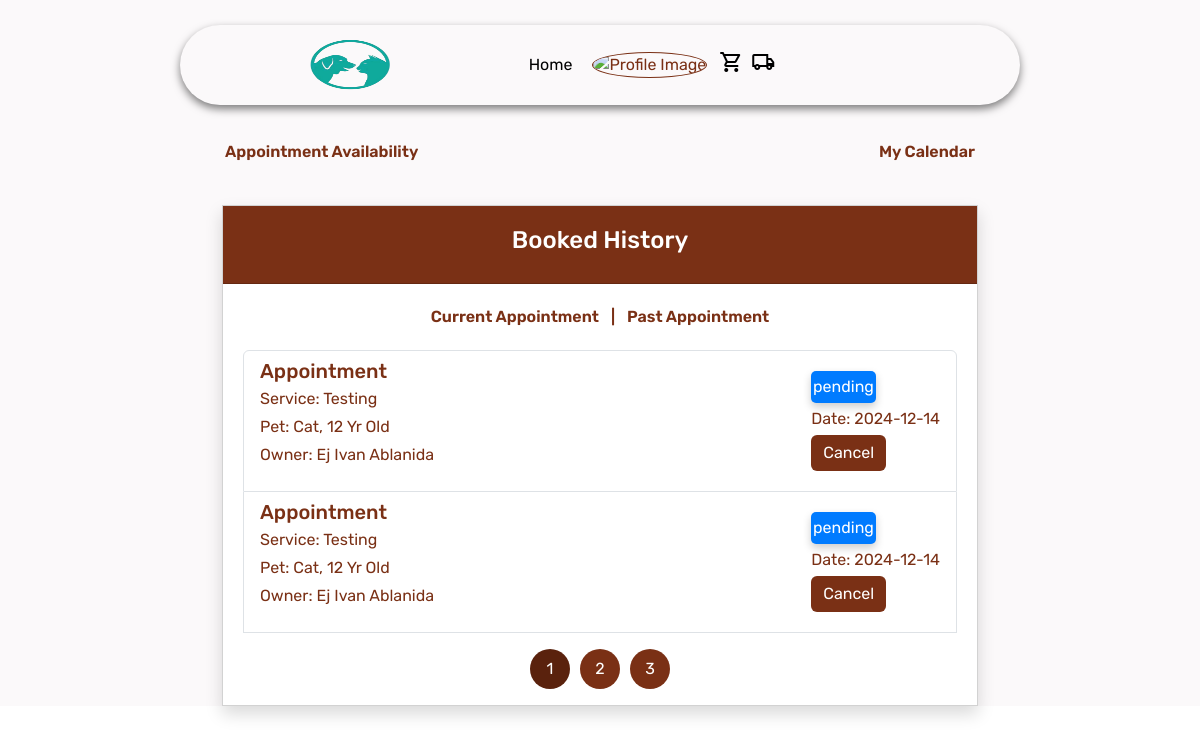
Screenshot of /features/users/web/api/my-app.php (signed in) with the database file from the repository.
### tables this page shows
CREATE TABLE `appointment` (
  `id` int(11) NOT NULL,
  `status` enum('pending','waiting','on-going','finish','cancel') NOT NULL DEFAULT 'pending',
  `owner_name` varchar(255) NOT NULL,
  `contact_num` varchar(20) NOT NULL,
  `email` varchar(255) NOT NULL,
  `barangay` varchar(255) DEFAULT NULL,
  `pet_type` varchar(50) NOT NULL,
  `breed` varchar(100) DEFAULT NULL,
  `age` int(11) DEFAULT NULL,
  `service_category` varchar(50) NOT NULL,
  `service` varchar(255) NOT NULL,
  `payment_option` varchar(50) DEFAULT NULL,
  `payment` decimal(10,2) NOT NULL,
  `appointment_time` time NOT NULL,
  `appointment_date` date NOT NULL,
  `created_at` timestamp NOT NULL DEFAULT current_timestamp(),
  `latitude` decimal(10,8) DEFAULT NULL,
  `longitude` decimal(11,8) DEFAULT NULL,
  `add_info` varchar(255) NOT NULL,
  `gcash_image` varchar(255) DEFAULT NULL,
  `gcash_reference` varchar(255) DEFAULT NULL
);

### features/users/web/api/my-app.php (the view, shortened to what this page needs)
<!DOCTYPE html>
<html lang="en">
<head>
  <link href="https://cdn.jsdelivr.net/npm/bootstrap@5.3.3/dist/css/bootstrap.min.css" rel="stylesheet"
>
  <link href="https://cdnjs.cloudflare.com/ajax/libs/font-awesome/6.4.0/css/all.min.css" rel="stylesheet">
  <link rel="stylesheet" href="../../css/appointment.css">
  <link href="https://cdn.jsdelivr.net/npm/fullcalendar@5.11.3/main.min.css" rel="stylesheet">
</head>
<?php
if (isset($_SESSION['email']) && isset($_SESSION['profile_picture'])) {
    $email = $_SESSION['email'];
} else {
    header("Location: ../../web/api/login.php");
    exit();
}
?>
<body onload="initAutocomplete()">
<div class="navbar-container">
<nav class="navbar navbar-expand-lg navbar-light">
            <div class="container">
            <a class="navbar-brand d-none d-lg-block" href="#">
                    <img src="../../../../assets/img/logo.png" alt="Logo" width="30" height="30">
                </a>
                <div class="collapse navbar-collapse justify-content-center" id="navbarNav">
                    <ul class="navbar-nav">
                        <li class="nav-item">
                            <a class="nav-link" href="../../../../index.php">Home</a>
                        </li>
                    </ul>
                    <div class="d-flex ml-auto">
                        <?php if ($email): ?>
                            <div class="dropdown second-dropdown">
                                <button class="btn" type="button" id="dropdownMenuButton2" data-bs-toggle="dropdown" aria-expanded="false">
                                <img src="../../../../assets/img/<?php echo htmlspecialchars($_SESSION['profile_picture']); ?>" alt="Profile Image" class="profile">
                                </button>
                            </div>
                    <div class="d-flex justify-content-center align-items-center gap-2">
                        <a href="../../function/php/update_cart_status.php" class="header-cart">
                            <span class="material-symbols-outlined">
                            </span>
                        </a>
                                <a href="my-orders.php" class="header-cart">
                                    <span class="material-symbols-outlined">
                                    </span>
                                </a>
                            </div>
                            </div>
                        <?php else: ?>
                            <a href="features/users/web/api/login.php" class="btn-theme" type="button">Login</a>
                        <?php endif; ?>
                    </div>
        </nav>
    </div>
  <section class="appointment">
    <div class="content date">
      <div class="col-md-8 col-11 app">
        <div class="appoints">
          <button>Appointment Availability</button>
          <a href="appointment.php" class="appoint" id="toggleViewBtn">My Calendar</a>
        </div>
      </div>
    </div>
  </section>
  <section class="booked-history" id="bookedHistorySection">
    <div class="container">
      <div class="row justify-content-center">
        <div class="col-md-12 col-24">
          <div class="card card-outline card-primary rounded-0 shadow">
            <div class="card-header rounded-0">
              <h4 class="card-title text-center">Booked History</h4>
            </div>
            <div class="tab-bar">
              <button id="currentBtn">Current Appointment</button>
              <button class="none"> |</button>
              <button id="pastBtn">Past Appointment</button>
            </div>
            <div class="card-body">
              <ul class="list-group" id="historyList">
                <?php
                require '../../../../db.php';
                $sql = "SELECT * FROM appointment WHERE status IN ('pending', 'waiting', 'on-going') ORDER BY appointment_date DESC";
                $result = $conn->query($sql);
                if ($result->num_rows > 0) {
                  while ($row = $result->fetch_assoc()) {
                    ?>
                    <li class="list-group-item current-appointment">
                      <div class="d-flex flex-column flex-md-row justify-content-between align-items-start align-items-md-center">
                        <div>
                            <h5 class="mb-1">Appointment</h5>
                          <p class="mb-1">Service: <?php echo $row['service']; ?></p>
                          <p class="mb-1">Pet: <?php echo $row['pet_type'] . ', ' . $row['age'] . ' Yr Old'; ?></p>
                          <p>Owner: <?php echo $row['owner_name']; ?></p>
                        </div>
                        <div class="mt-3 mt-md-0 text-md-right">
                        <p class="mb-1 status" style="background-color:
                            <?php
                                if ($row['status'] == 'pending') {
                                    echo '#007bff';
                                } elseif ($row['status'] == 'waiting') {
                                    echo 'ffc107';
                                } elseif ($row['status'] == 'on-going') {
                                    echo 'g28a745';
                                }
                            ?>; color: #fff;">
                            <?php echo $row['status']; ?>
                        </p>
                          <p class="mb-1">Date: <?php echo $row['appointment_date']; ?></p>
                          <a href="appointment.php?cancel=<?php echo $row['id']; ?>"><button class="btn btn-primary">Cancel</button></a>
                        </div>
                      </div>
                    </li>
                    <?php
                  }
                } else {
                  echo "<p>No appointments found</p>";
                }
                ?>
              </ul>
              <nav aria-label="Page navigation example">
                <ul class="pagination justify-content-center mt-3" id="paginationControls">
                </ul>
              </nav>
            </div>
          </div>
        </div>
      </div>
    </div>
  </section>
</body>
</html>

### features/users/css/appointment.css (style rules this page uses)
* { font-family: "Rubik", sans-serif; font-weight: 400; font-style: normal; margin: 0; }
.dropdown button { background-color: #7A3015 !important; }
.container { padding: 0 10vw; }
.navbar { margin-top: 10px !important; }
.navbar-brand img { width: 80px; height: 50px; }
.navbar-container { width: 100%; height: auto; padding: 15px 0 10px 0; background-color: #FBF9FA; }
.navbar { background-color: #FBF9FA; border-radius: 50px; margin: auto; box-shadow: 0px 4px 8px rgba(0, 0, 0, 0.5); padding: 10px; width: 70%; }
.navbar .profile { width: 50px; height: 50px; border-radius: 50%; border: 1px solid #7A3015; }
.navbar a { color: #000; }
.dropdown button { border: none !important; background-color: transparent !important; }
.header-cart { position: relative; display: inline-block; text-decoration: none; color: inherit; }
.header-cart .material-symbols-outlined { font-size: 24px; }
.booked-history { background-color: #FBF9FA; }
.booked-history p { color: #7A3015; }
.booked-history h5 { color:#7A3015; }
.booked-history button { background-color: #7A3015; border: none; }
.booked-history .container { padding: 0; width: 90%; }
.tab-bar { text-align: end !important; background-color: transparent; color: #7A3015; border: none; padding: 20px; margin: 5px; border-radius: 5px; display: flex; margin: auto; align-items: center; }
.tab-bar .none { cursor: none; }
.tab-bar button { background-color: transparent !important; color: #7A3015; font-weight: 600 !important; cursor: pointer; }
.appointment { background-color: #FBF9FA; }
.appoints { display: flex; justify-content: space-between; margin-bottom: 16px; }
.appointment button, .appointment a { background-color: transparent; color: #7A3015; border: none; padding: 20px; margin: 5px; border-radius: 5px; font-weight: 600; cursor: pointer; text-decoration: none; }
.card { width: 70%; display: flex; margin: auto; }
.card-header { background-color: #7A3015; color: #fff; padding: 20px; font-size: 20px; }
.app { display: grid; margin: auto; }
.card-body { padding: 0 20px; }
.dropdown button { background-color: transparent; color: #7A3015; border: var(--bs-border-width) solid var(--bs-border-color); width: 100%; }
.status { padding: 4px 8px; border-radius: 5px; width: 50%; display: flex; align-items: center; justify-content: center; box-shadow: 0 4px 8px rgba(0, 0, 0, 0.2); }

### rows the page displays
appointment: service "Testing", pet_type "Cat", age "12", owner_name "Ej Ivan Ablanida", status "pending", appointment_date "2024-12-14"
appointment: service "Testing", pet_type "Cat", age "12", owner_name "Ej Ivan Ablanida", status "pending", appointment_date "2024-12-14"
